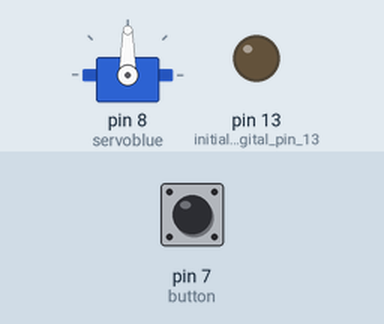
Simulated run of this sketch. Board: Arduino Uno, built with avr-gcc and run on an emulated ATmega328P. Parts: servo, output pins drawn as LEDs (lit = HIGH). The test bench sets the inputs (shaded band); at power-on: pin 7 (button) LOW.

Above: at 0.1 s.
At 7.2 s:
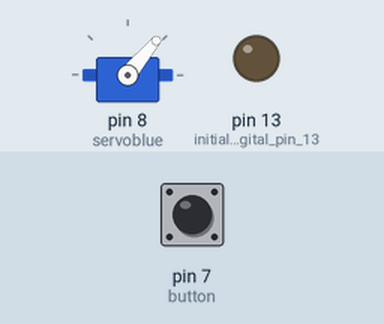
Timing chart, 0 to 8.9 s (numbered marks = the images above):
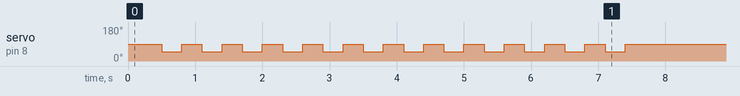

The sketch:

sketch_servo_tuto.ino
```cpp
#include <Servo.h>

Servo servoblue;
int button=7;
int buttonstatus=0;

int initialpos=90;
int servingpos=50;
unsigned long hours4nextFeeding = 12;
unsigned long lastTime = millis();

//Include the servo library
//The servo gets the name “servoblue”
void setup()
{
  pinMode(13, OUTPUT); // initialize digital pin 13 as an output.
  pinMode(button, INPUT);
  servoblue.attach(8); //The signal line of the servo is on pin 8
  servoblue.write(initialpos);
  delay(500);
  servoblue.detach();
  feedthem();
}

void feedthem()
{
  servoblue.attach(8);
  for(int i=0 ; i < 12 ; i++) {
    servoblue.write(servingpos);
    delay(300);
    //Wait 3 seconds
    servoblue.write(initialpos);
    delay(300);
  }
  servoblue.detach();
}
void loop()
{
  buttonstatus=digitalRead(button);
  if(millis() > (lastTime + (hours4nextFeeding*3600*1000))) {
    feedthem();
    lastTime = millis();
  }
  delay(1000);

  //if(buttonstatus == HIGH) {
  //  feedthem();
  //}
}
```
